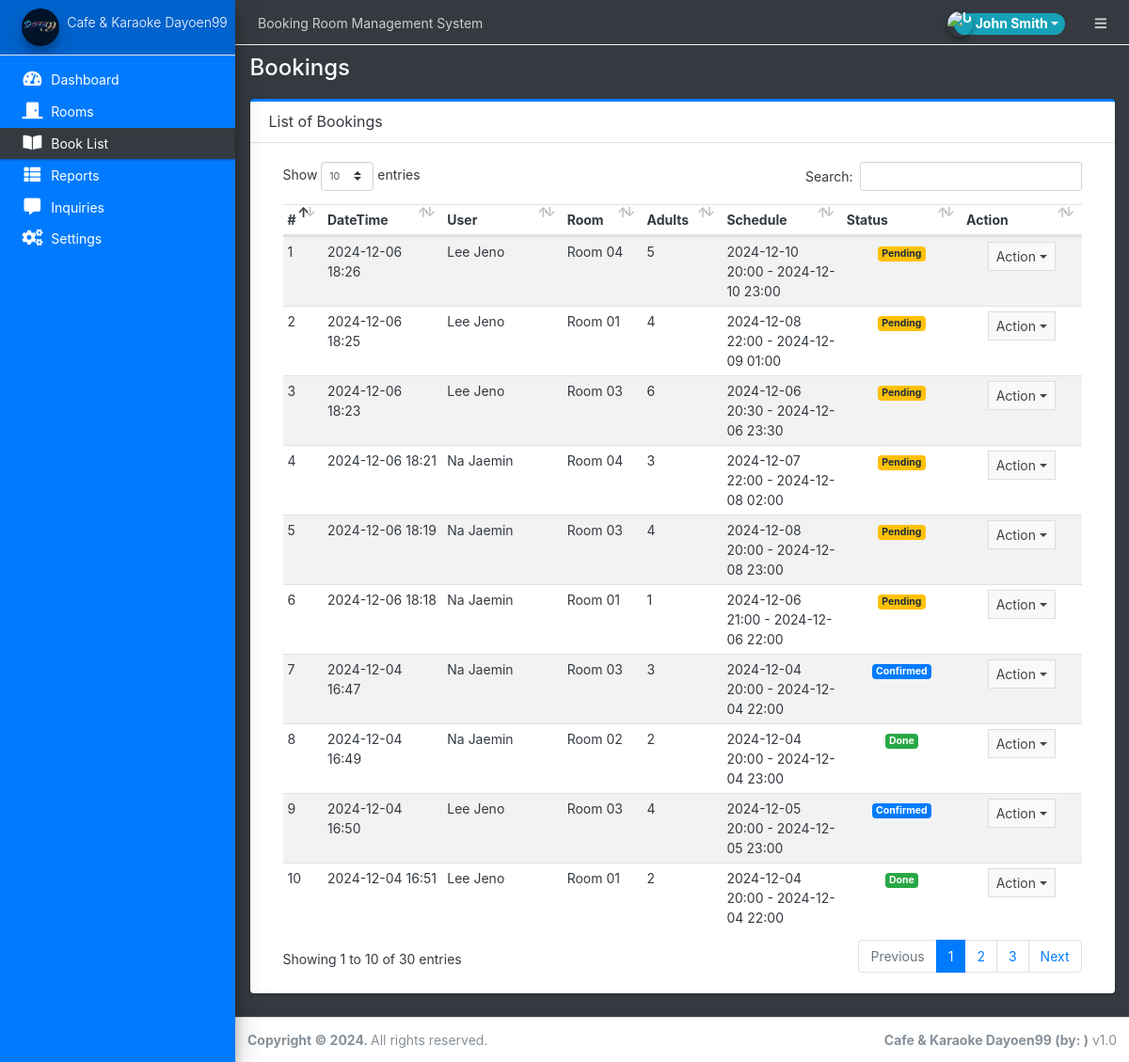
The app's page /admin/?page=bookings (signed in) with its own data.
### tables this page shows
CREATE TABLE `bookings` (
  `id` int(30) NOT NULL,
  `user_id` int(30) NOT NULL,
  `room_id` int(30) NOT NULL,
  `date_in` datetime NOT NULL,
  `date_out` datetime NOT NULL,
  `duration` int(2) NOT NULL,
  `adults` int(2) NOT NULL,
  `total_amount` float NOT NULL,
  `status` tinyint(1) NOT NULL DEFAULT 0 COMMENT '0=pending, 1=Approved,2=Cancelled',
  `date_created` datetime NOT NULL DEFAULT current_timestamp(),
  `date_updated` datetime DEFAULT NULL ON UPDATE current_timestamp()
);

CREATE TABLE `room_list` (
  `id` int(30) NOT NULL,
  `room` text NOT NULL,
  `description` text NOT NULL,
  `price` float NOT NULL,
  `status` tinyint(1) NOT NULL COMMENT '1 = Available, 2 = Unavailable',
  `upload_path` text DEFAULT NULL,
  `date_created` datetime NOT NULL DEFAULT current_timestamp(),
  `date_updated` datetime DEFAULT NULL ON UPDATE current_timestamp()
);

### admin/bookings/index.php (the view, shortened to what this page needs)
<div class="card card-outline card-primary">
	<div class="card-header">
		<h3 class="card-title">List of Bookings</h3>
	</div>
	<div class="card-body">
        <div class="container-fluid">
        <div class="container-fluid">
            <table class="table table-striped text-dark">
                <colgroup>
                    <col width="5%">
                    <col width="15%">
                    <col width="15%">
                    <col width="10%">
                    <col width="10%">
                    <col width="15%">
                    <col width="15%">
                    <col width="15%">
                </colgroup>
                <thead>
                    <tr>
                        <th>#</th>
                        <th>DateTime</th>
                        <th>User</th>
                        <th>Room</th>
                        <th>Adults</th>
                        <th>Schedule</th>
                        <th>Status</th>
                        <th>Action</th>
                    </tr>
                </thead>
                <tbody>
                    <?php
				    $i = 1;
                        $qry = $conn->query("SELECT b.*,r.room,concat(u.firstname,' ',u.lastname) as name FROM `bookings` b inner join `room_list` r on r.id = b.room_id inner join users u on u.id = b.user_id order by date(b.date_created) desc ");
                    while($row= $qry->fetch_assoc()):
				    ?>
                    <tr>
                        <td><?php echo $i++ ?></td>
                        <td><?php echo date("Y-m-d H:i",strtotime($row['date_created'])) ?></td>
                        <td><?php echo $row['name'] ?></td>
                        <td><?php echo $row['room'] ?></td>
                        <td><?php echo $row['adults'] ?></td>
                        <td><?php echo date("Y-m-d H:i",strtotime($row['date_in'])).' - '.date("Y-m-d H:i",strtotime($row['date_out'])) ?></td>
                        <td class="text-center">
                            <?php if($row['status'] == 0): ?>
                                <span class="badge badge-warning">Pending</span>
                            <?php elseif($row['status'] == 1): ?>
                                <span class="badge badge-primary">Confirmed</span>
                            <?php elseif($row['status'] == 2): ?>
                                <span class="badge badge-danger">Cancelled</span>
                            <?php elseif($row['status'] == 3): ?>
                                <span class="badge badge-success">Done</span>
                            <?php endif; ?>
                        </td>
                        <td align="center">
                                <button type="button" class="btn btn-flat btn-default btn-sm dropdown-toggle dropdown-icon" data-toggle="dropdown">
                                    Action
                                </button>
                        </td>
                    </tr>
                <?php endwhile; ?>
            </tbody>
        </table>
		</div>
	</div>
</div>

### records on screen
bookings: date_created "2024-12-06 18:26", name "Lee Jeno", room_list.room "Room 04", adults "5", date_in "2024-12-10 20:00", date_out "2024-12-10 23:00", status "Pending"
bookings: date_created "2024-12-06 18:25", name "Lee Jeno", room_list.room "Room 01", adults "4", date_in "2024-12-08 22:00", date_out "2024-12-09 01:00", status "Pending"
bookings: date_created "2024-12-06 18:23", name "Lee Jeno", room_list.room "Room 03", adults "6", date_in "2024-12-06 20:30", date_out "2024-12-06 23:30", status "Pending"
bookings: date_created "2024-12-06 18:21", name "Na Jaemin", room_list.room "Room 04", adults "3", date_in "2024-12-07 22:00", date_out "2024-12-08 02:00", status "Pending"
bookings: date_created "2024-12-06 18:19", name "Na Jaemin", room_list.room "Room 03", adults "4", date_in "2024-12-08 20:00", date_out "2024-12-08 23:00", status "Pending"
bookings: date_created "2024-12-06 18:18", name "Na Jaemin", room_list.room "Room 01", adults "1", date_in "2024-12-06 21:00", date_out "2024-12-06 22:00", status "Pending"
bookings: date_created "2024-12-04 16:47", name "Na Jaemin", room_list.room "Room 03", adults "3", date_in "2024-12-04 20:00", date_out "2024-12-04 22:00", status "Confirmed"
bookings: date_created "2024-12-04 16:49", name "Na Jaemin", room_list.room "Room 02", adults "2", date_in "2024-12-04 20:00", date_out "2024-12-04 23:00", status "Done"
bookings: date_created "2024-12-04 16:50", name "Lee Jeno", room_list.room "Room 03", adults "4", date_in "2024-12-05 20:00", date_out "2024-12-05 23:00", status "Confirmed"
bookings: date_created "2024-12-04 16:51", name "Lee Jeno", room_list.room "Room 01", adults "2", date_in "2024-12-04 20:00", date_out "2024-12-04 22:00", status "Done"

### other values on screen
$_settings->info('name') "Booking Room Management System"
$_settings->userdata('firstname').' '.$_settings->userdata('lastname') "John Smith"
$_settings->info('short_name') "Cafe & Karaoke Dayoen99"
str_replace(array("/","_"), " ",$page) "Bookings"
